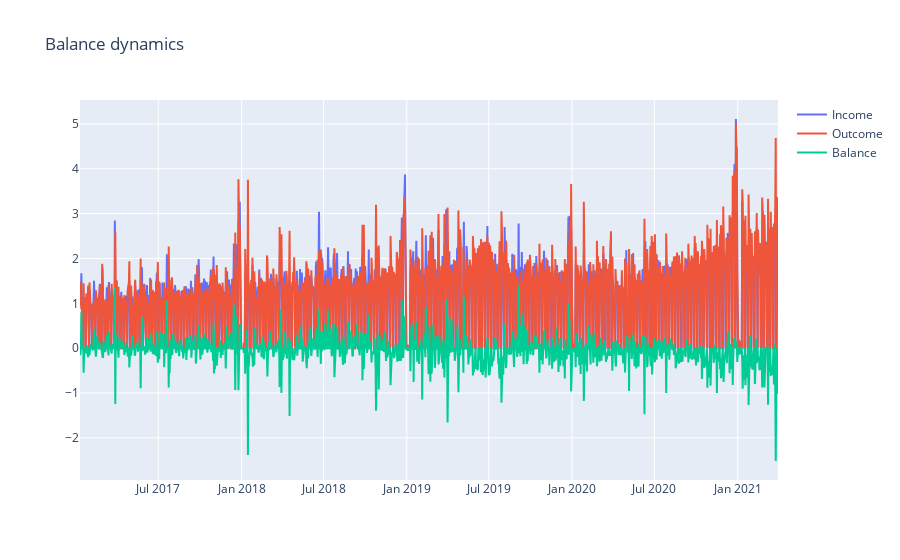

This figure's notebook cell:
### Markdown cell above
## Проверка данных на стационарность

### Code cell
plotly_df(df[['Income', 'Outcome', 'Balance']], title = "Balance dynamics")

### Figure 1 — Plotly figure (JSON) as saved in the notebook; plotly's stock layout.template omitted (floating-point values rounded to 4 significant figures; data arrays with more than 128 entries replaced by an {"elided": "..."} marker saying what was removed)
{"data": [{"mode": "lines", "name": "Income", "type": "scatter", "x": {"elided": "1543 str values"}, "y": {"elided": "1543 float values"}}, {"mode": "lines", "name": "Outcome", "type": "scatter", "x": {"elided": "1543 str values"}, "y": {"elided": "1543 float values"}}, {"mode": "lines", "name": "Balance", "type": "scatter", "x": {"elided": "1543 str values"}, "y": {"elided": "1543 float values"}}], "layout": {"autosize": true, "title": {"text": "Balance dynamics"}, "xaxis": {"autorange": true, "range": ["2017-01-09", "2021-03-31"], "type": "date"}, "yaxis": {"autorange": true, "range": [-2.938, 5.532], "type": "linear"}}}
